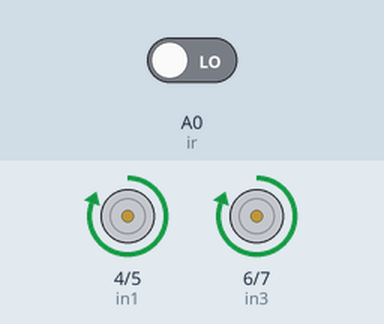
Recording of a sketch running on a simulated Arduino Uno, built with avr-gcc and run on an emulated ATmega328P. On the bench: motor-driver pin pairs drawn as motors (green arrow = first pin HIGH = forward, orange = second pin HIGH = backward, longer = more drive, scaled by the enable pin). Inputs (shaded band) come from the test bench; at power-on: A0 (ir) LOW. What the sketch prints to the serial monitor is not drawn.

Above: at 1.2 s.
1.3 s: A0 (ir) driven HIGH
At 1.7 s:
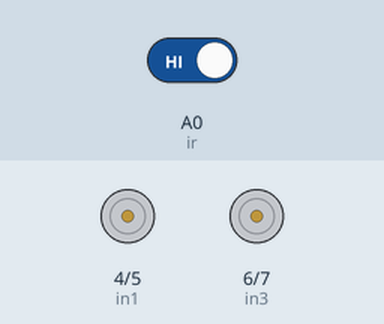
At 3.1 s:
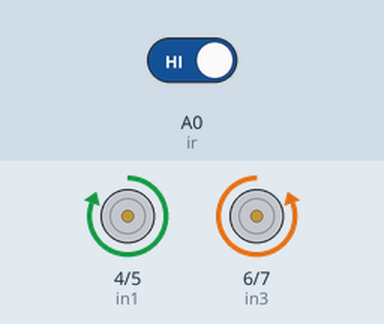
4.3 s: A0 (ir) driven LOW
At 5.1 s:
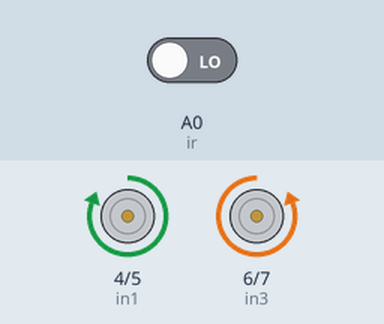
Timing chart, 0 to 7.3 s (numbered marks = the images above; inputs shaded):
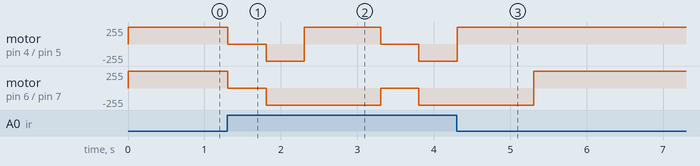

Measured:
- after the input at 1.3 s, motor on pin 4 (in1) / pin 5 (in2): forward 255/255 → stopped at once, → backward 255/255 0.50 s later, → forward 255/255 0.50 s later, → stopped 1.0 s later, … (5 changes in this stretch); motor on pin 6 (in3) / pin 7 (in4): alternates backward 255/255 for 1.5 s and stopped for 0.50 s, starting at once
- after the input at 4.3 s, motor on pin 4 (in1) / pin 5 (in2): goes on until 4.3 s, then stays forward 255/255

The sketch:

atrito.ino
```cpp
#define ir A0
#define ena 8
#define enb 9
#define in1 4
#define in2 5
#define in3 6
#define in4 7


void setup(){
  pinMode(ir, INPUT);
  pinMode(ena, OUTPUT);
  pinMode(enb, OUTPUT);
  pinMode(in1, OUTPUT);
  pinMode(in2, OUTPUT);
  pinMode(in3, OUTPUT);
  pinMode(in4, OUTPUT);

  Serial.begin(9600);
}


void parar(){
  digitalWrite(in1, LOW);
  digitalWrite(in2, LOW);
  digitalWrite(in3, LOW);
  digitalWrite(in4, LOW);
  delay(500);
}

void re(){
  digitalWrite(in1, LOW);
  digitalWrite(in2, HIGH);
  digitalWrite(in3, LOW);
  digitalWrite(in4, HIGH);
  analogWrite(ena, 255);
  analogWrite(enb, 255);
  delay(500);
}

void girar(){
  digitalWrite(in1, HIGH);
  digitalWrite(in2, LOW);
  digitalWrite(in3, LOW);
  digitalWrite(in4, HIGH);
  analogWrite(ena, 255);
  analogWrite(enb, 255);
  delay(1000);
}

void seguir(){
  digitalWrite(in1, HIGH);
  digitalWrite(in2, LOW);
  digitalWrite(in3, HIGH);
  digitalWrite(in4, LOW);
  analogWrite(ena, 255);
  analogWrite(enb, 255);
}

void loop(){
  int sensIr = digitalRead(ir);

  Serial.println(sensIr);

  if(sensIr == 1){
    parar();
    re();
    girar();
    seguir();
  }

  else{
   seguir();
 }
}
```
